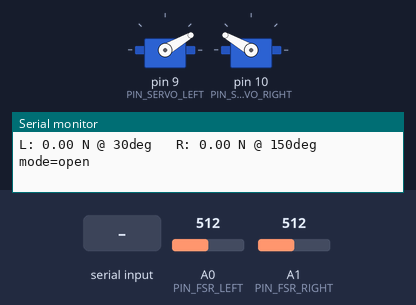
Bench run of a sketch on a simulated Arduino Nano, built with avr-gcc and run on an emulated ATmega328P. Shown: 2 × servo, the last lines printed to the serial monitor. Inputs (shaded band) come from the test bench; at power-on: A0 (PIN_FSR_LEFT) = 512, A1 (PIN_FSR_RIGHT) = 512.

Above: at 2.0 s.
2.1 s: "c90\n" received over Serial
At 4.9 s:
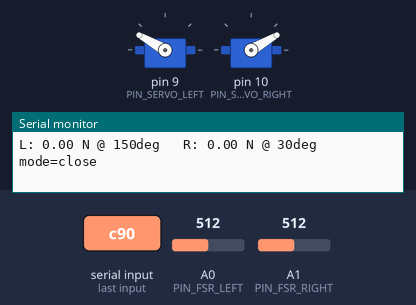
5.1 s: "o90\n" received over Serial
At 5.56 s:
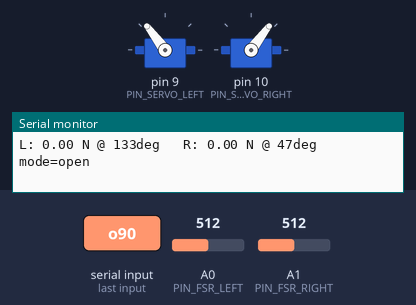
8.1 s: "c,45\n" received over Serial
At 8.56 s:
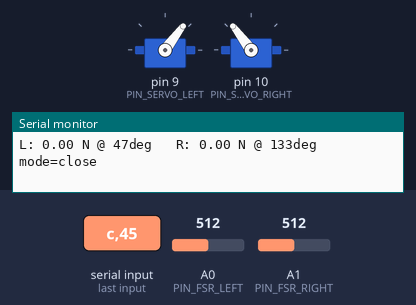
11.1 s: "Z" received over Serial
At 12.0 s:
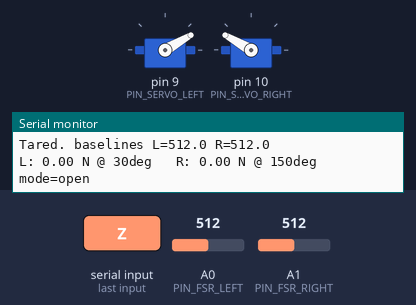
Timing chart, 0 to 13.6 s (numbered marks = the images above; inputs shaded):
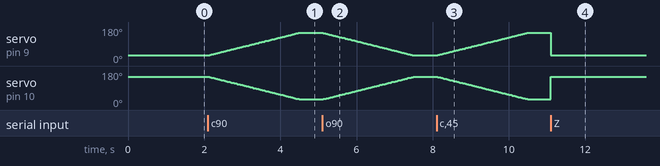

The sketch:

robotic_claw.ino
```cpp
/*
 * Robotic Claw with Per-Jaw Force-Modulated Servos
 *
 * Mechanism:
 *   - Two jaws, each driven by its own servo.
 *   - Each jaw has a force sensor at its tip; that sensor modulates *its own*
 *     servo. The two jaws close independently, so an asymmetric object (one
 *     tip touches first) is gripped cleanly: the contacted side stops while
 *     the other keeps closing until it also hits the target force.
 *
 * Hardware (Arduino Nano + Interlink FSR-402, two channels):
 *   - FSR-402 per tip wired as a voltage divider:
 *       5V -> FSR -> ANALOG_PIN, and ANALOG_PIN -> 10k -> GND.
 *     Left tip -> A0, right tip -> A1.
 *   - Two hobby servos on PWM pins D9 (left jaw) and D10 (right jaw).
 *   - Power the servos from their own 5-6V supply with a common ground to
 *     the Nano. Do NOT power servos from the Nano's 5V rail.
 *
 * Behavior:
 *   - On startup, opens both jaws and tares the no-load FSR baseline.
 *   - On 'c' command, each jaw closes at its own pace; jaw stops when its
 *     own tip force reaches TARGET_FORCE_N (with a hysteresis deadband so
 *     it can re-tighten if the object slips and force drops).
 *   - Hard safety stop per jaw at MAX_FORCE_N (backs that jaw off).
 *   - Serial telemetry at 115200 baud.
 *
 * Serial commands:
 *   o          open both jaws
 *   c          close to target force (per-jaw)
 *   t<value>   set target force in Newtons, e.g. "t2.5"
 *   z          re-tare baselines (jaws must be open and untouched)
 */

#include <Servo.h>

// ---------- Pin / hardware config ----------
const uint8_t  PIN_FSR_LEFT     = A0;
const uint8_t  PIN_FSR_RIGHT    = A1;
const uint8_t  PIN_SERVO_LEFT   = 9;
const uint8_t  PIN_SERVO_RIGHT  = 10;

const float    VREF             = 5.0;
const int      ADC_MAX          = 1023;
const float    PULLDOWN_OHMS    = 10000.0;

// Per-jaw travel. Jaws are typically mirrored, so "closed" angles differ.
// Tune these for your linkage; the controller doesn't care which is larger,
// it just steps each jaw from its OPEN value toward its CLOSED value.
const int      LEFT_OPEN_DEG    = 30;
const int      LEFT_CLOSED_DEG  = 150;
const int      RIGHT_OPEN_DEG   = 150;
const int      RIGHT_CLOSED_DEG = 30;

// ---------- Control parameters ----------
float TARGET_FORCE_N      = 2.0;   // desired grip force per tip
const float MAX_FORCE_N   = 8.0;   // hard per-jaw safety stop
const float FORCE_DEADBAND = 0.15; // N, hysteresis around target
const int   STEP_DEG       = 1;    // servo increment per control tick
const unsigned long CONTROL_PERIOD_MS = 20;   // ~50 Hz
const unsigned long TELEM_PERIOD_MS   = 200;  // 5 Hz

// ---------- Per-jaw state ----------
struct Jaw {
  Servo    servo;
  uint8_t  fsrPin;
  uint8_t  servoPin;
  int      openDeg;
  int      closedDeg;
  int      angle;       // current commanded angle
  float    baseline;    // ADC baseline at no load
  float    force;       // latest force in Newtons
  const __FlashStringHelper* name;
};

Jaw left  = { Servo(), PIN_FSR_LEFT,  PIN_SERVO_LEFT,  LEFT_OPEN_DEG,  LEFT_CLOSED_DEG,
              LEFT_OPEN_DEG,  0, 0, F("L") };
Jaw right_ = { Servo(), PIN_FSR_RIGHT, PIN_SERVO_RIGHT, RIGHT_OPEN_DEG, RIGHT_CLOSED_DEG,
              RIGHT_OPEN_DEG, 0, 0, F("R") };

enum Mode { MODE_IDLE, MODE_OPEN, MODE_CLOSE_TO_FORCE };
Mode mode = MODE_OPEN;

unsigned long lastControl = 0;
unsigned long lastTelem   = 0;

// ---------- FSR conversion (Interlink FSR-402, datasheet curve) ----------
// Voltage-divider math: V = Vcc * R / (R + R_FSR), so R_FSR = R * (Vcc-V)/V.
// Conductance G = 1/R_FSR. The FSR-402 datasheet relates conductance to force
// roughly linearly with a knee near 1 mS; the piecewise fit below matches the
// standard Adafruit/Interlink guide (output is force in Newtons).
// Tune against a known weight if precision matters.
float adcToForceN(int adc, float baseline) {
  float corrected = adc - baseline;
  if (corrected < 1) return 0.0;
  float v_mV = (corrected / (float)ADC_MAX) * VREF * 1000.0;
  if (v_mV < 1.0) return 0.0;                       // no contact
  if (v_mV > VREF * 1000.0 - 1.0) v_mV = VREF * 1000.0 - 1.0;
  float rFsr = (VREF * 1000.0 - v_mV) * PULLDOWN_OHMS / v_mV;  // ohms
  if (rFsr <= 0) return 0.0;
  float conductance_uS = 1.0e6 / rFsr;
  // Piecewise force-in-Newtons fit. +12.5 in the upper branch makes the two
  // segments continuous at the knee (the Adafruit reference omits it).
  if (conductance_uS <= 1000.0) return conductance_uS / 80.0;
  return (conductance_uS - 1000.0) / 30.0 + 12.5;
}

int readAveraged(uint8_t pin, uint8_t samples = 8) {
  long sum = 0;
  for (uint8_t i = 0; i < samples; i++) sum += analogRead(pin);
  return sum / samples;
}

// Move a jaw one STEP_DEG toward `targetDeg`, regardless of direction.
void stepJawToward(Jaw& j, int targetDeg) {
  int next = j.angle;
  if (j.angle < targetDeg) next = min(j.angle + STEP_DEG, targetDeg);
  else if (j.angle > targetDeg) next = max(j.angle - STEP_DEG, targetDeg);
  // Clamp to the jaw's own travel window (handles either direction).
  int lo = min(j.openDeg, j.closedDeg);
  int hi = max(j.openDeg, j.closedDeg);
  next = constrain(next, lo, hi);
  if (next != j.angle) {
    j.angle = next;
    j.servo.write(j.angle);
  }
}

// Step a jaw one STEP_DEG in the "closing" direction (toward closedDeg).
void stepJawClose(Jaw& j) {
  stepJawToward(j, j.closedDeg);
}

// Step a jaw one STEP_DEG in the "opening" direction (toward openDeg).
void stepJawOpen(Jaw& j) {
  stepJawToward(j, j.openDeg);
}

void tareJaw(Jaw& j) {
  long sum = 0;
  const int N = 32;
  for (int i = 0; i < N; i++) { sum += analogRead(j.fsrPin); delay(5); }
  j.baseline = sum / (float)N;
}

void tareBaselines() {
  tareJaw(left);
  tareJaw(right_);
  Serial.print(F("Tared. baselines L="));
  Serial.print(left.baseline, 1);
  Serial.print(F(" R="));
  Serial.println(right_.baseline, 1);
}

// One control tick for a single jaw.
void updateJaw(Jaw& j) {
  int adc = readAveraged(j.fsrPin);
  j.force = adcToForceN(adc, j.baseline);

  // Safety: back off no matter what mode we're in.
  if (j.force > MAX_FORCE_N) {
    // Back off two steps in the opening direction.
    stepJawOpen(j);
    stepJawOpen(j);
    Serial.print(F("!! OVERFORCE "));
    Serial.print((const __FlashStringHelper*)j.name);
    Serial.print(F("="));
    Serial.print(j.force, 2);
    Serial.println(F(" N"));
    return;
  }

  switch (mode) {
    case MODE_OPEN:
      stepJawOpen(j);
      break;
    case MODE_CLOSE_TO_FORCE:
      if (j.force < TARGET_FORCE_N - FORCE_DEADBAND) {
        stepJawClose(j);
      } else if (j.force > TARGET_FORCE_N + FORCE_DEADBAND) {
        stepJawOpen(j);
      }
      // else: within deadband, hold position
      break;
    case MODE_IDLE:
    default:
      break;
  }
}

// ---------- Serial command handling ----------
void handleSerial() {
  if (!Serial.available()) return;
  char c = Serial.read();
  switch (c) {
    case 'o': case 'O':
      mode = MODE_OPEN;
      Serial.println(F("CMD: open"));
      break;
    case 'c': case 'C':
      mode = MODE_CLOSE_TO_FORCE;
      Serial.println(F("CMD: close to target"));
      break;
    case 'z': case 'Z':
      mode = MODE_OPEN;
      left.servo.write(left.openDeg);
      right_.servo.write(right_.openDeg);
      left.angle = left.openDeg;
      right_.angle = right_.openDeg;
      delay(400);
      tareBaselines();
      break;
    case 't': case 'T': {
      float v = Serial.parseFloat();
      if (v > 0 && v <= MAX_FORCE_N) {
        TARGET_FORCE_N = v;
        Serial.print(F("CMD: target = "));
        Serial.print(TARGET_FORCE_N, 2);
        Serial.println(F(" N"));
      } else {
        Serial.println(F("CMD: target out of range"));
      }
      break;
    }
    default:
      break;
  }
}

void setup() {
  Serial.begin(115200);
  pinMode(left.fsrPin,  INPUT);
  pinMode(right_.fsrPin, INPUT);
  left.servo.attach(left.servoPin);
  right_.servo.attach(right_.servoPin);
  left.servo.write(left.openDeg);
  right_.servo.write(right_.openDeg);
  left.angle = left.openDeg;
  right_.angle = right_.openDeg;
  delay(500);
  tareBaselines();
  Serial.println(F("Per-jaw force claw ready. Commands: o, c, t<N>, z"));
}

void loop() {
  handleSerial();

  unsigned long now = millis();
  if (now - lastControl < CONTROL_PERIOD_MS) return;
  lastControl = now;

  updateJaw(left);
  updateJaw(right_);

  if (now - lastTelem >= TELEM_PERIOD_MS) {
    lastTelem = now;
    Serial.print(F("L: "));
    Serial.print(left.force, 2);
    Serial.print(F(" N @ "));
    Serial.print(left.angle);
    Serial.print(F("deg   R: "));
    Serial.print(right_.force, 2);
    Serial.print(F(" N @ "));
    Serial.print(right_.angle);
    Serial.print(F("deg   mode="));
    Serial.println(
      mode == MODE_OPEN ? F("open") :
      mode == MODE_CLOSE_TO_FORCE ? F("close") : F("idle"));
  }
}
```

Measured:
- after the input at 2.1 s, servo on pin 9 (PIN_SERVO_LEFT): moves from 30° to 150° over 2.4 s, starting at once; servo on pin 10 (PIN_SERVO_RIGHT): moves from 150° to 30° over 2.4 s, starting at once
- after the input at 5.1 s, servo on pin 9 (PIN_SERVO_LEFT): moves from 150° to 30° over 2.4 s, starting at once; servo on pin 10 (PIN_SERVO_RIGHT): moves from 30° to 150° over 2.4 s, starting at once
- after the input at 8.1 s, servo on pin 9 (PIN_SERVO_LEFT): moves from 30° to 150° over 2.4 s, starting at once; servo on pin 10 (PIN_SERVO_RIGHT): moves from 150° to 30° over 2.4 s, starting at once
- after the input at 11.1 s, servo on pin 9 (PIN_SERVO_LEFT): 150° → 30° at once; servo on pin 10 (PIN_SERVO_RIGHT): 30° → 150° at once
